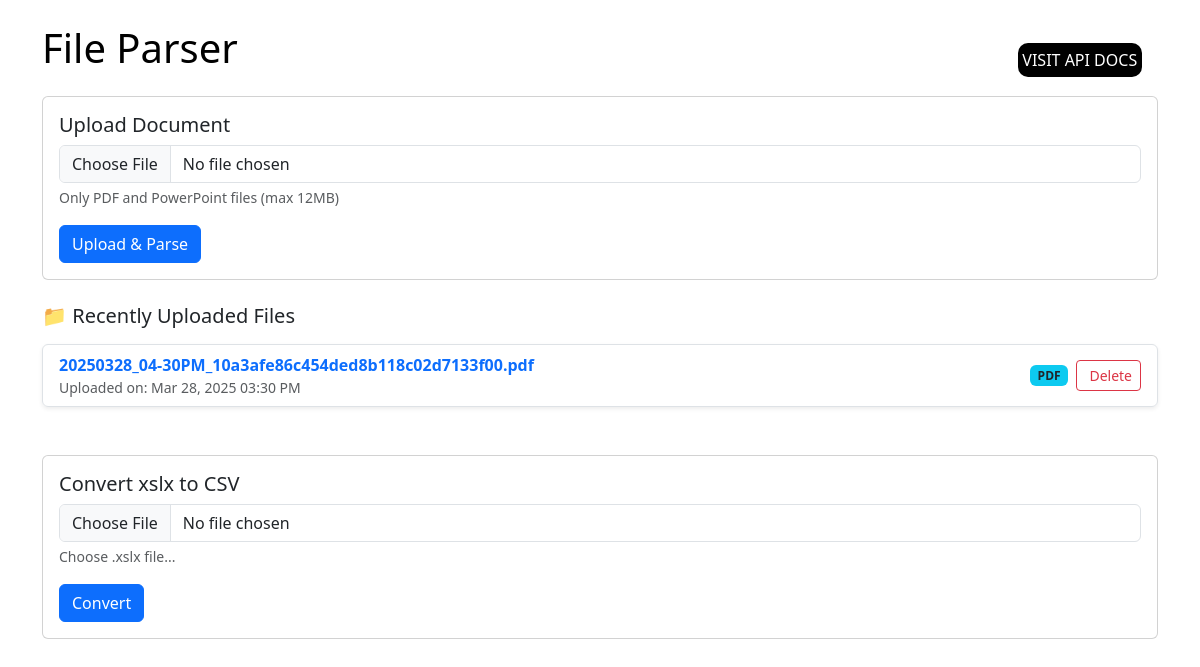
/, run on an earlier commit of the app's database.
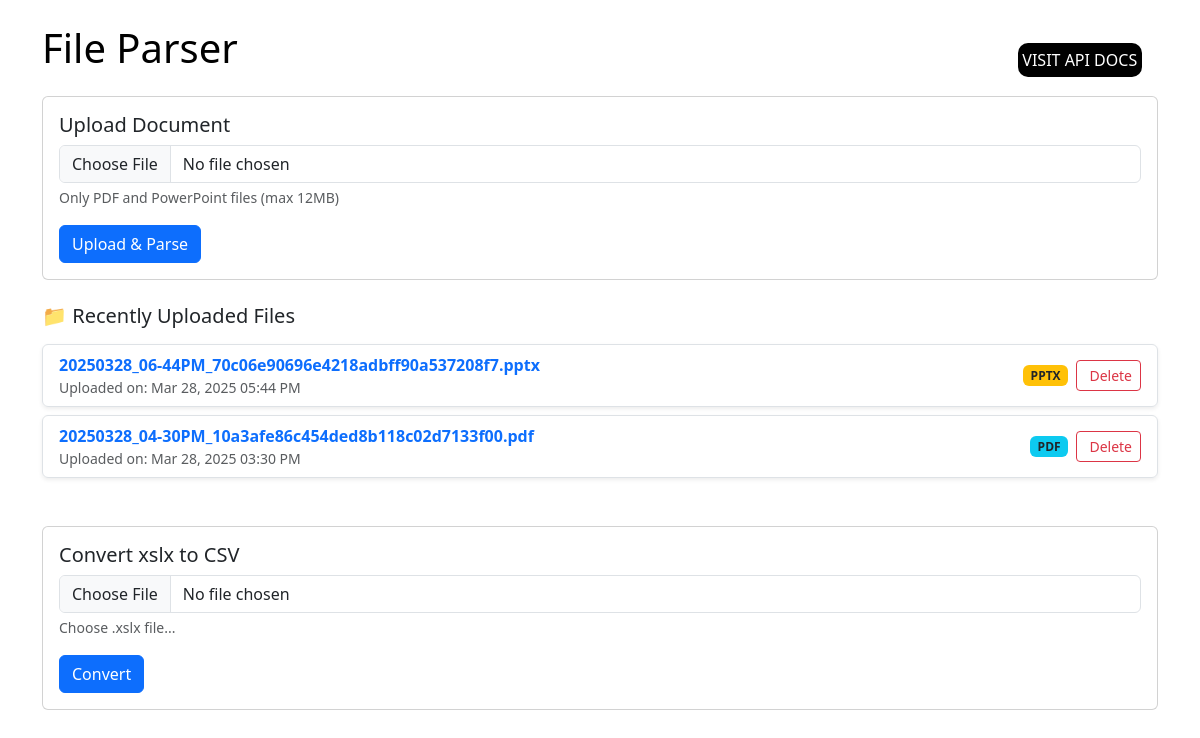
And on a later commit of the database.
### web/models.py (models this page shows)
class FileUploaded(db.Model):
    id = db.Column(db.Integer, primary_key=True)
    filename = db.Column(db.String(200), nullable=False)
    file_type = db.Column(db.String(20), nullable=False)
    upload_date = db.Column(db.DateTime, default=datetime.utcnow)

### web/routes.py (the view, shortened to what this page needs)
@web_bp.route("/", methods=["GET", "POST"])
def index():
    uploaded_files = FileUploaded.query.order_by(FileUploaded.upload_date.desc()).all()
    return render_template("index.html", recent_files=uploaded_files)

### templates/index.html (shortened to what this page needs)
{% extends "base.html" %}
{% block content %}
<div class="card">
    <div class="card-body">
        <h5 class="card-title">Upload Document</h5>
        <form method="POST" enctype="multipart/form-data">
            <div class="mb-3">
                <input class="form-control" type="file" name="file" accept=".pdf,.pptx" required>
                <label class="form-text">Only PDF and PowerPoint files (max 12MB)</label>
            </div>
            <button type="submit" class="btn btn-primary">Upload & Parse</button>
        </form>
    </div>
</div>
{% if recent_files %}
<div class="mt-4">
    <h5 class="mb-3">📁 Recently Uploaded Files</h5>
    {% for file in recent_files %}
    <ul class="list-group shadow-sm mb-2" id="file-list">
        <li class="list-group-item d-flex flex-column flex-md-row justify-content-between align-items-start align-items-md-center" id="file-{{ file.id }}">
            <div class="mb-2 mb-md-0">
                <a class="text-decoration-none fw-semibold" href="{{ url_for('web.view_file', file_id=file.id) }}">
                    {{ file.filename }}
                </a>
                <small class="text-muted d-block">Uploaded on: {{ file.upload_date.strftime('%b %d, %Y %I:%M %p') }}</small>
            </div>
            <div class="d-flex flex-wrap align-items-center gap-2">
                <span class="badge bg-{{ 'info' if file.file_type == 'pdf' else 'warning' }} text-dark">
                    {{ file.file_type|upper }}
                </span>
                <form action="{{ url_for('web.delete_file', file_id=file.id) }}" method="POST" onsubmit="return confirm('Are you sure you want to delete this file?');">
                    <button type="submit" class="btn btn-sm btn-outline-danger d-flex align-items-center">
                         Delete
                    </button>
                </form>
            </div>
        </li>
    </ul>
    {% endfor %}
</div>
{% endif %}
<div class="card mt-5">
    <div class="card-body">
        <h5 class="card-title">Convert xslx to CSV</h5>
        <form action="{{ url_for('web.convert_to_csv') }}" method="POST" enctype="multipart/form-data">
            <div class="mb-3">
                <input class='form-control' type="file" id="file" name="file" accept="application/vnd.ms-excel, application/vnd.openxmlformats-officedocument.spreadsheetml.sheet" required>
                <label class="form-text" for="fileInput">Choose .xslx file...</label>
            </div>
            <button type="submit" class="btn btn-primary">Convert</button>
        </form>
    </div>
</div>
{% endblock %}

What changed in the data, as far as the page shows it:
added FileUploaded: filename "20250328_06-44PM_70c06e90696e4218adbff90a537208f7.pptx", upload_date "Mar 28, 2025 05:44 PM", file_type "PPTX"
